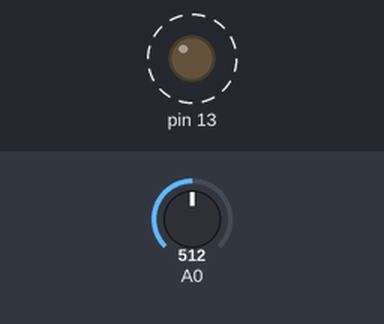
Simulated run of this sketch. Board: Arduino Uno, built with avr-gcc and run on an emulated ATmega328P. On the bench: output pins drawn as LEDs (lit = HIGH). Dashed ring = blinking. Inputs (shaded band) come from the test bench; at power-on: A0 = 512. What the sketch prints to the serial monitor is not drawn.

Above: at 1.9 s.
2.0 s: A0 set to 716
6.3 s: A0 set to 511
Timing chart, 0 to 16.2 s (numbered marks = the images above; inputs shaded):
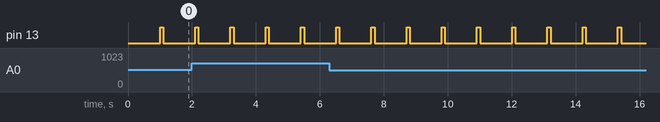

The sketch:

readAnalog.ino
```cpp
int analogValue = 0;    // variable to hold the analog value

void setup() {
  // open the serial port at 9600 bps:
  Serial.begin(9600);
  pinMode(13, OUTPUT);
}

void loop() {

  digitalWrite(13, LOW);
  // read the analog input on pin 0:
  analogValue = analogRead(0);

  // print it out in many formats:
  Serial.println(analogValue);       // print as an ASCII-encoded decimal
  Serial.println(analogValue, DEC);  // print as an ASCII-encoded decimal
  Serial.println(analogValue, HEX);  // print as an ASCII-encoded hexadecimal
  Serial.println(analogValue, OCT);  // print as an ASCII-encoded octal
  Serial.println(analogValue, BIN);  // print as an ASCII-encoded binary

  // delay 10 milliseconds before the next reading:
  delay(1000);
  digitalWrite(13, HIGH);
  delay(100);
}
```

Measured:
- by itself, pin 13: alternates HIGH for 0.10 s and LOW for 1.0 s
